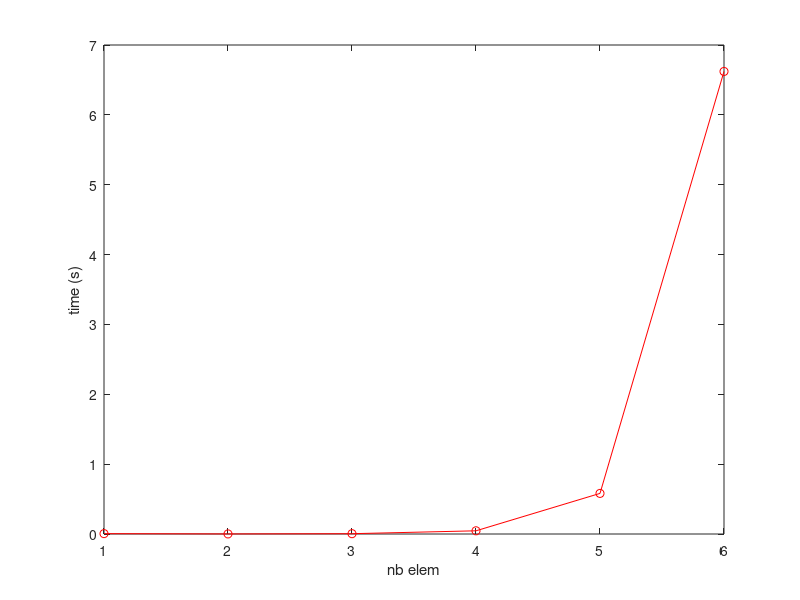

Reproduce this figure in MATLAB.

close all
clear
clc

% ---
xsize_ = logspace(2,7,6);
nbtest = length(xsize_);
xmin   = -1;
xmax   = +1;
% ---
t = zeros(1,nbtest);
t2 = zeros(1,nbtest);
% ---
for i = 1:nbtest
    xsize = xsize_(i);
    xi    = linspace(xmin,xmax,xsize);
    x = xmin + (xmax - xmin) .* rand(1,xsize);
    y = x .^ 2 + rand(1,xsize) ./ 10;
    %[x,ix] = sort(x);
    %y = y(ix);
    % ---
    tic
    yi1 = interp1(x,y,xi);
    t(i) = toc;
end
% ---
figure
plot(t,'-ro'); xlabel('nb elem'); ylabel('time (s)');



